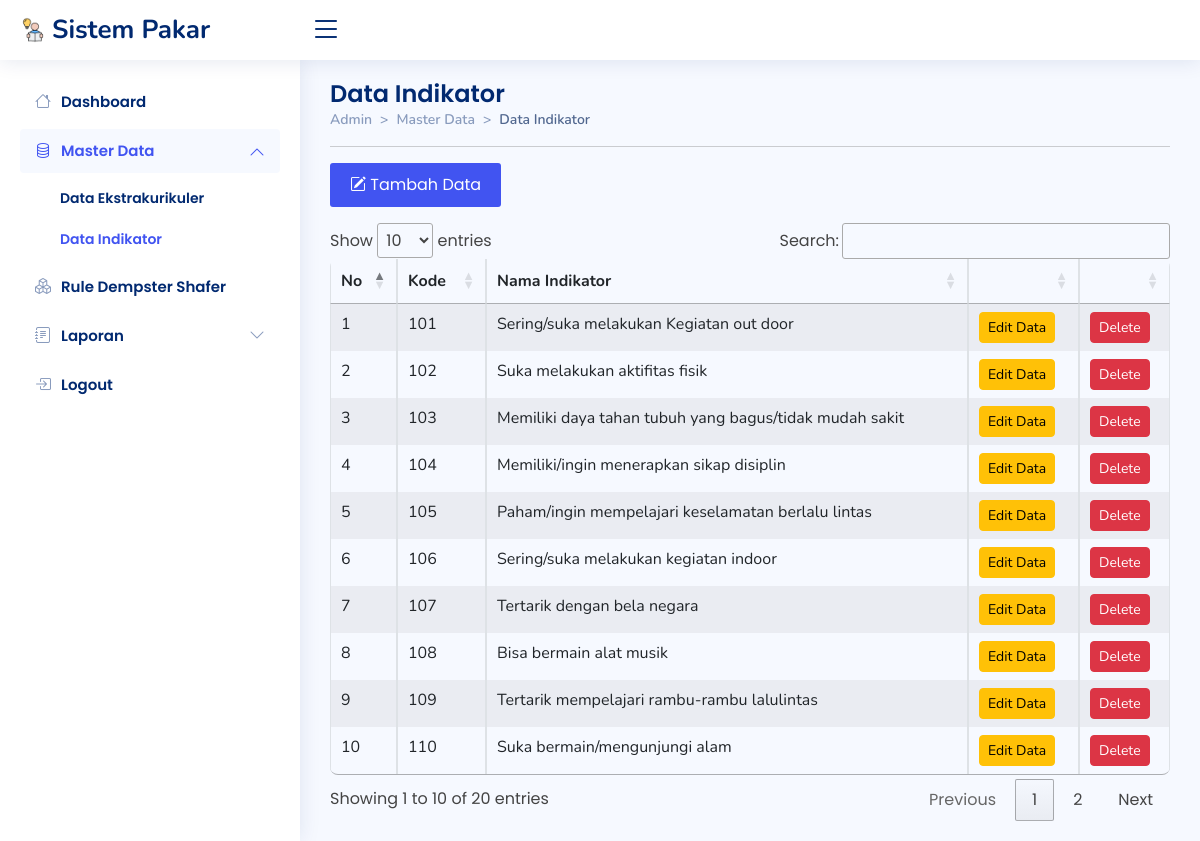
Screenshot of /admin/indikator/indikator.php (signed in) with the database file from the repository.
### tables this page shows
CREATE TABLE `tb_indikator` (
  `id` int(11) NOT NULL,
  `kode_indikator` varchar(3) DEFAULT NULL,
  `indikator` text
);

### admin/indikator/indikator.php (the view, shortened to what this page needs)
<!DOCTYPE html>
<html lang="en">
<head>
  <link href="../../assets/vendor/bootstrap/css/bootstrap.min.css" rel="stylesheet">
  <link rel="stylesheet" href="https://cdn.jsdelivr.net/npm/bootstrap-icons@1.10.2/font/bootstrap-icons.css">
  <link href="../../assets/vendor/boxicons/css/boxicons.min.css" rel="stylesheet">
  <link href="../../assets/vendor/quill/quill.snow.css" rel="stylesheet">
  <link href="../../assets/vendor/quill/quill.bubble.css" rel="stylesheet">
  <link href="../../assets/vendor/remixicon/remixicon.css" rel="stylesheet">
  <link href="../../assets/vendor/simple-datatables/style.css" rel="stylesheet">
  <link rel="stylesheet" href="https://cdn.datatables.net/1.12.1/css/jquery.dataTables.min.css">
  <link href="../../assets/css/style.css" rel="stylesheet">
</head>
<body>
  <header id="header" class="header fixed-top d-flex align-items-center">
    <div class="d-flex align-items-center justify-content-between">
      <a href="../index.php" class="logo d-flex align-items-center">
        <img src="../../img/logofix.png" alt="logo">
        <span class="d-none d-lg-block">Sistem Pakar</span>
      </a>
      <i class="bi bi-list toggle-sidebar-btn"></i>
    </div>
  </header>
  <aside id="sidebar" class="sidebar">
    <ul class="sidebar-nav" id="sidebar-nav">
      <li class="nav-item">
        <a class="nav-link collapsed" href="../index.php">
          <i class="bi bi-house"></i>
          <span>Dashboard</span>
        </a>
      </li>
      <li class="nav-item">
        <a class="nav-link" data-bs-target="#components-nav" data-bs-toggle="collapse" href="#">
          <i class="bi bi-database"></i><span>Master Data</span><i class="bi bi-chevron-down ms-auto"></i>
        </a>
        <ul id="components-nav" class="nav-content collapse show" data-bs-parent="#sidebar-nav">
          <li>
            <a href="../ekskull/ekskull.php">
              <span>Data Ekstrakurikuler</span>
            </a>
          </li>
          <li>
            <a href="../indikator/indikator.php" class="active">
              <span>Data Indikator</span>
            </a>
          </li>
        </ul>
      </li>
      <li class="nav-item">
        <a class="nav-link collapsed" href="../rules/rules.php">
          <i class="bi bi-boxes"></i>
          <span>Rule Dempster Shafer</span>
        </a>
      </li>
      <li class="nav-item">
        <a class="nav-link collapsed" data-bs-target="#forms-nav" data-bs-toggle="collapse" href="#">
          <i class="bi bi-journal-text"></i><span>Laporan</span><i class="bi bi-chevron-down ms-auto"></i>
        </a>
      </li>
      <li class="nav-item">
        <a class="nav-link collapsed" href="javascript:;" data-bs-toggle="modal" data-bs-target="#logoutmodal">
          <i class="bi bi-box-arrow-in-right"></i>
          <span>Logout</span>
        </a>
      </li>
    </ul>
  </aside>
  <main id="main" class="main">
    <div class="pagetitle">
      <h1>Data Indikator</h1>
      <nav style="--bs-breadcrumb-divider: '>';">
        <ol class="breadcrumb">
          <li class="breadcrumb-item"><a href="../index.html">Admin</a></li>
          <li class="breadcrumb-item">Master Data</li>
          <li class="breadcrumb-item active">Data Indikator</li>
        </ol>
      </nav>
      <hr>
    </div>
    <section>
      <div class="row">
        <div class="col-md-12">
          <button type="button" class="tambah btn-md mb-3" data-bs-toggle="modal" data-bs-target="#tambahmodal"><i class="bi bi-pencil-square"></i> Tambah Data</button>
          <div class="table-responsive">
            <table id="myTable" class="table table-striped table-hover table-bordered">
              <thead>
                <tr>
                  <th>No</th>
                  <th>Kode </th>
                  <th>Nama Indikator</th>
                  <th></th>
                  <th><input type="hidden" id="texthapus"></th>
                </tr>
              </thead>
              <tbody>
                <?php
                include "../../koneksi.php";
                $sql = "SELECT * FROM tb_indikator  ORDER BY kode_indikator";
                $qry = mysqli_query($koneksi, $sql) or die("SQL Error" . mysqli_error($koneksi));
                $no = 0;
                while ($data = mysqli_fetch_array($qry)) {
                  $no++;
                ?>
                  <tr>
                    <td><?php echo $no; ?></td>
                    <td><?php echo $data['kode_indikator']; ?></td>
                    <td><?php echo $data['indikator']; ?></td>
                    <td>
                      <button type="button" class="btn btn-warning btn-sm" data-bs-toggle="modal" data-bs-target="#editmodal-<?php echo $data['id']; ?>">Edit Data</button>
                    </td>
                    <td>
                      <a onClick="return HapusData('<?php echo $data['id']; ?>');" class="btn btn-danger btn-sm" data-bs-toggle="modal" data-bs-target="#hapusmodal">Delete</a>
                    </td>
                  </tr>
                <?php } ?>
              </tbody>
            </table>
          </div>
        </div>
      </div>
    </section>
  </main>
</body>
</html>

### assets/css/style.css (style rules this page uses)
:root { scroll-behavior: smooth; }
body { font-family: "Poppins", sans-serif; background: #f6f9ff; color: #444444; }
a { color: #4154f1; text-decoration: none; }
.tambah { color: #4154f1; text-decoration: none; }
span { font-family: "Poppins", sans-serif; }
h1, h2, h3, h4, h5, h6 { font-family: "Poppins", sans-serif; }
#main { margin-top: 60px; padding: 20px 30px; transition: all 0.3s; }
.pagetitle { margin-bottom: 10px; }
.pagetitle h1 { font-size: 24px; margin-bottom: 0; font-weight: 600; color: #012970; }
.breadcrumb { font-size: 14px; font-family: "Nunito", sans-serif; color: #899bbd; font-weight: 600; }
.breadcrumb a { color: #899bbd; transition: 0.3s; }
.breadcrumb .breadcrumb-item::before { color: #899bbd; }
.breadcrumb .active { color: #51678f; font-weight: 600; }
.logo { line-height: 1; }
@media (min-width: 1200px) { .logo { width: 280px; } }
.logo img { max-height: 26px; margin-right: 6px; }
.logo span { font-size: 26px; font-weight: 700; color: #012970; font-family: "Nunito", sans-serif; }
.header { transition: all 0.5s; z-index: 997; height: 60px; box-shadow: 0px 2px 20px rgba(1, 41, 112, 0.1); background-color: #fff; padding-left: 20px; }
.header .toggle-sidebar-btn { font-size: 32px; padding-left: 10px; cursor: pointer; color: #012970; }
.sidebar { position: fixed; top: 60px; left: 0; bottom: 0; width: 300px; z-index: 996; transition: all 0.3s; padding: 20px; overflow-y: auto; scrollbar-width: thin; scrollbar-color: #aab7cf transparent; box-shadow: 0px 0px 20px rgba(1, 41, 112, 0.1); background-color: #fff; }
@media (min-width: 1200px) { #main, #footer { margin-left: 300px; } }
.sidebar-nav { padding: 0; margin: 0; list-style: none; }
.sidebar-nav li { padding: 0; margin: 0; list-style: none; }
.sidebar-nav .nav-item { margin-bottom: 5px; }
.sidebar-nav .nav-link { display: flex; align-items: center; font-size: 15px; font-weight: 600; color: #4154f1; transition: 0.3; background: #f6f9ff; padding: 10px 15px; border-radius: 4px; }
.sidebar-nav .nav-link i { font-size: 16px; margin-right: 10px; color: #4154f1; }
.sidebar-nav .nav-link.collapsed { color: #012970; background: #fff; }
.sidebar-nav .nav-link.collapsed i { color: #899bbd; }
.sidebar-nav .nav-link .bi-chevron-down { margin-right: 0; transition: transform 0.2s ease-in-out; }
.sidebar-nav .nav-link:not(.collapsed) .bi-chevron-down { transform: rotate(180deg); }
.sidebar-nav .nav-content { padding: 5px 0 0 0; margin: 0; list-style: none; }
.sidebar-nav .nav-content a { display: flex; align-items: center; font-size: 14px; font-weight: 600; color: #012970; transition: 0.3; padding: 10px 0 10px 40px; transition: 0.3s; }
.sidebar-nav .nav-content a:hover, .sidebar-nav .nav-content a.active { color: #4154f1; }

### admin/indikator/indikator.php (style rules this page uses)
.table { border-radius: 40px; overflow: hidden; font-family: "Nunito", sans-serif; border-radius: 8px; overflow: hidden; }
.tambah { background-color: #4154f1; border: none; color: white; padding: 10px 20px; border-radius: 3px; }

### rows the page displays
tb_indikator: kode_indikator "101", indikator "Sering/suka melakukan Kegiatan out door"
tb_indikator: kode_indikator "102", indikator "Suka melakukan aktifitas fisik"
tb_indikator: kode_indikator "103", indikator "Memiliki daya tahan tubuh yang bagus/tidak mudah sakit"
tb_indikator: kode_indikator "104", indikator "Memiliki/ingin menerapkan sikap disiplin"
tb_indikator: kode_indikator "105", indikator "Paham/ingin mempelajari keselamatan berlalu lintas"
tb_indikator: kode_indikator "106", indikator "Sering/suka melakukan kegiatan indoor"
tb_indikator: kode_indikator "107", indikator "Tertarik dengan bela negara"
tb_indikator: kode_indikator "108", indikator "Bisa bermain alat musik"
tb_indikator: kode_indikator "109", indikator "Tertarik mempelajari rambu-rambu lalulintas"
tb_indikator: kode_indikator "110", indikator "Suka bermain/mengunjungi alam"
